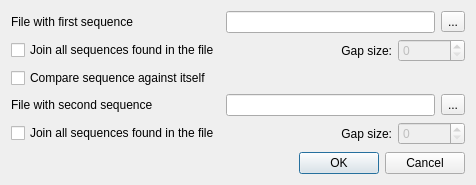
<?xml version="1.0" encoding="UTF-8"?>
<ui version="4.0">
 <class>DotPlotFilesDialog</class>
 <widget class="QDialog" name="DotPlotFilesDialog">
  <property name="windowModality">
   <enum>Qt::ApplicationModal</enum>
  </property>
  <property name="geometry">
   <rect>
    <x>0</x>
    <y>0</y>
    <width>476</width>
    <height>185</height>
   </rect>
  </property>
  <property name="sizePolicy">
   <sizepolicy hsizetype="Maximum" vsizetype="Minimum">
    <horstretch>0</horstretch>
    <verstretch>0</verstretch>
   </sizepolicy>
  </property>
  <property name="windowTitle">
   <string>Build dotplot from sequences</string>
  </property>
  <property name="windowIcon">
   <iconset>
    <normaloff>:/repeat_finder/repeats_image</normaloff>:/repeat_finder/repeats_image</iconset>
  </property>
  <property name="modal">
   <bool>true</bool>
  </property>
  <layout class="QVBoxLayout" name="verticalLayout">
   <item>
    <layout class="QGridLayout" name="gridLayout">
     <item row="0" column="4">
      <widget class="QToolButton" name="openFirstButton">
       <property name="text">
        <string>...</string>
       </property>
      </widget>
     </item>
     <item row="1" column="0">
      <widget class="QCheckBox" name="mergeFirstCheckBox">
       <property name="text">
        <string>Join all sequences found in the file</string>
       </property>
      </widget>
     </item>
     <item row="0" column="1" colspan="3">
      <widget class="QLineEdit" name="firstFileEdit"/>
     </item>
     <item row="0" column="0">
      <widget class="QLabel" name="label_2">
       <property name="text">
        <string>File with first sequence</string>
       </property>
      </widget>
     </item>
     <item row="1" column="2">
      <widget class="QLabel" name="label_4">
       <property name="text">
        <string>Gap size:</string>
       </property>
       <property name="alignment">
        <set>Qt::AlignRight|Qt::AlignTrailing|Qt::AlignVCenter</set>
       </property>
      </widget>
     </item>
     <item row="3" column="4">
      <widget class="QToolButton" name="openSecondButton">
       <property name="text">
        <string>...</string>
       </property>
      </widget>
     </item>
     <item row="2" column="0" colspan="2">
      <widget class="QCheckBox" name="oneSequenceCheckBox">
       <property name="text">
        <string>Compare sequence against itself</string>
       </property>
      </widget>
     </item>
     <item row="1" column="3" colspan="2">
      <widget class="QSpinBox" name="gapFirst">
       <property name="enabled">
        <bool>false</bool>
       </property>
       <property name="maximum">
        <number>10000000</number>
       </property>
      </widget>
     </item>
     <item row="4" column="0">
      <widget class="QCheckBox" name="mergeSecondCheckBox">
       <property name="text">
        <string>Join all sequences found in the file</string>
       </property>
      </widget>
     </item>
     <item row="3" column="0">
      <widget class="QLabel" name="label_3">
       <property name="text">
        <string>File with second sequence</string>
       </property>
      </widget>
     </item>
     <item row="3" column="1" colspan="3">
      <widget class="QLineEdit" name="secondFileEdit">
       <property name="enabled">
        <bool>true</bool>
       </property>
      </widget>
     </item>
     <item row="4" column="1">
      <spacer name="horizontalSpacer_2">
       <property name="orientation">
        <enum>Qt::Horizontal</enum>
       </property>
       <property name="sizeHint" stdset="0">
        <size>
         <width>40</width>
         <height>20</height>
        </size>
       </property>
      </spacer>
     </item>
     <item row="4" column="2">
      <widget class="QLabel" name="label_5">
       <property name="text">
        <string>Gap size:</string>
       </property>
       <property name="alignment">
        <set>Qt::AlignRight|Qt::AlignTrailing|Qt::AlignVCenter</set>
       </property>
      </widget>
     </item>
     <item row="4" column="3" colspan="2">
      <widget class="QSpinBox" name="gapSecond">
       <property name="enabled">
        <bool>false</bool>
       </property>
       <property name="maximum">
        <number>10000000</number>
       </property>
      </widget>
     </item>
     <item row="1" column="1">
      <spacer name="horizontalSpacer">
       <property name="orientation">
        <enum>Qt::Horizontal</enum>
       </property>
       <property name="sizeHint" stdset="0">
        <size>
         <width>40</width>
         <height>20</height>
        </size>
       </property>
      </spacer>
     </item>
    </layout>
   </item>
   <item>
    <spacer name="verticalSpacer">
     <property name="orientation">
      <enum>Qt::Vertical</enum>
     </property>
     <property name="sizeHint" stdset="0">
      <size>
       <width>20</width>
       <height>5</height>
      </size>
     </property>
    </spacer>
   </item>
   <item>
    <widget class="QDialogButtonBox" name="buttonBox">
     <property name="standardButtons">
      <set>QDialogButtonBox::Cancel|QDialogButtonBox::Ok</set>
     </property>
    </widget>
   </item>
  </layout>
 </widget>
 <tabstops>
  <tabstop>firstFileEdit</tabstop>
  <tabstop>openFirstButton</tabstop>
  <tabstop>mergeFirstCheckBox</tabstop>
  <tabstop>gapFirst</tabstop>
  <tabstop>oneSequenceCheckBox</tabstop>
  <tabstop>secondFileEdit</tabstop>
  <tabstop>openSecondButton</tabstop>
  <tabstop>mergeSecondCheckBox</tabstop>
  <tabstop>gapSecond</tabstop>
 </tabstops>
 <resources/>
 <connections>
  <connection>
   <sender>buttonBox</sender>
   <signal>accepted()</signal>
   <receiver>DotPlotFilesDialog</receiver>
   <slot>accept()</slot>
   <hints>
    <hint type="sourcelabel">
     <x>237</x>
     <y>213</y>
    </hint>
    <hint type="destinationlabel">
     <x>237</x>
     <y>116</y>
    </hint>
   </hints>
  </connection>
  <connection>
   <sender>buttonBox</sender>
   <signal>rejected()</signal>
   <receiver>DotPlotFilesDialog</receiver>
   <slot>reject()</slot>
   <hints>
    <hint type="sourcelabel">
     <x>237</x>
     <y>213</y>
    </hint>
    <hint type="destinationlabel">
     <x>237</x>
     <y>116</y>
    </hint>
   </hints>
  </connection>
 </connections>
</ui>
